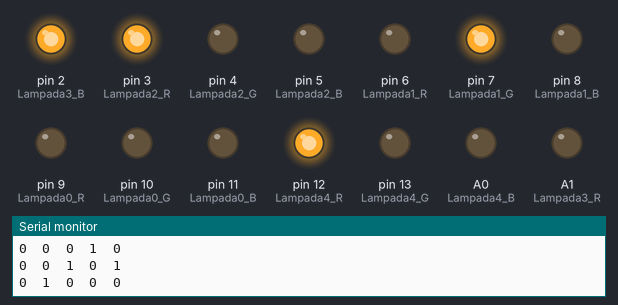
A sketch run on a simulated Arduino Uno, built with avr-gcc and run on an emulated ATmega328P. Parts: output pins drawn as LEDs (lit = HIGH), the last lines printed to the serial monitor. The local clock reads 2024-03-15 10:24:30 at power-on unless the sketch sets it.

Above: at 0.1 s.
At 30.1 s:
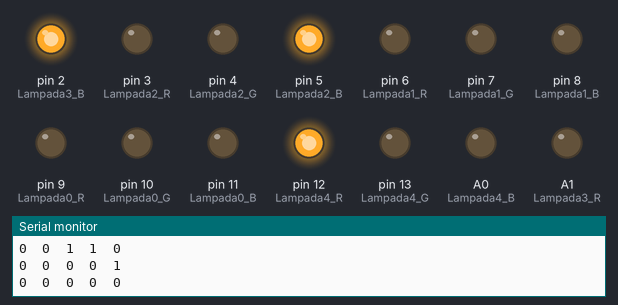
Timing chart, 0 to 31.6 s (numbered marks = the images above):
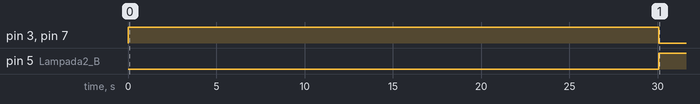

Measured:
- by itself, pin 3 (Lampada2_R), pin 7 (Lampada1_G): HIGH → LOW at 30.0 s
- by itself, pin 5 (Lampada2_B): LOW → HIGH at 30.1 s

The sketch:

FibonacciClock.ino
```cpp
#include "RTClib.h"

RTC_DS1307 rtc;

// Definição dos pinos para as lâmpadas RGB
const int Lampada0_R = 9;   // Pino do componente vermelho da lâmpada 1
const int Lampada0_G = 10;  // Pino do componente verde da lâmpada 1
const int Lampada0_B = 11;  // Pino do componente azul da lâmpada 1

const int Lampada1_R = 6;  // Pino do componente vermelho da lâmpada 2
const int Lampada1_G = 7;  // Pino do componente verde da lâmpada 2
const int Lampada1_B = 8;  // Pino do componente azul da lâmpada 2

const int Lampada2_R = 3;  // Pino do componente vermelho da lâmpada 3
const int Lampada2_G = 4;  // Pino do componente verde da lâmpada 3
const int Lampada2_B = 5;  // Pino do componente azul da lâmpada 3

const int Lampada3_R = A1;  // Pino do componente vermelho da lâmpada 4
const int Lampada3_G = A2;  // Pino do componente verde da lâmpada 4
const int Lampada3_B = 2;   // Pino do componente azul da lâmpada 4

const int Lampada4_R = 12;  // Pino do componente vermelho da lâmpada 5
const int Lampada4_G = 13;  // Pino do componente verde da lâmpada 5
const int Lampada4_B = A0;  // Pino do componente azul da lâmpada 5

int Fibonacci[3][5];

//Manipulacao do hardware
void acenderRelogio(int L[3][5]);
void acendeLampada(int linha, int coluna);
void apagarRelogio();

//Construcao da matriz
void funcionarFClock(int L[3][5]);
void construirFClock(int horas, int min, int L[3][5]);
void mostrarHoras(int F[3][5]);

//Manipulacao da matriz
void criarRelogioHoraZero(int F[3][5]);
void LightA_OffRG(int F[3][5]);
void LimparAzul(int F[3][5]);
void AcendeLinhaVerde(int F[3][5]);
void ApagaLinhaVerde(int F[3][5]);
void AcendeLinhaVermelha(int F[3][5]);
int calcularVerde(int F[3][5]);
int calcularVermelho(int F[3][5]);
void VermelhoMudaPara1Hr(int F[3][5]);
void Aumentar1UniVerde(int F[3][5]);
void Aumentar1UniVermelho(int F[3][5]);

void setup() {
  pinMode(Lampada0_R, OUTPUT);
  pinMode(Lampada0_G, OUTPUT);
  pinMode(Lampada0_B, OUTPUT);
  pinMode(Lampada1_R, OUTPUT);
  pinMode(Lampada1_G, OUTPUT);
  pinMode(Lampada1_B, OUTPUT);
  pinMode(Lampada2_R, OUTPUT);
  pinMode(Lampada2_G, OUTPUT);
  pinMode(Lampada2_B, OUTPUT);
  pinMode(Lampada3_R, OUTPUT);
  pinMode(Lampada3_G, OUTPUT);
  pinMode(Lampada3_B, OUTPUT);
  pinMode(Lampada4_R, OUTPUT);
  pinMode(Lampada4_G, OUTPUT);
  pinMode(Lampada4_B, OUTPUT);
  Serial.begin(9600);
  if (! rtc.begin()) {
    Serial.println("Couldn't find RTC");
    Serial.flush();
    abort();
  }
  DateTime now = rtc.now();
  int horas = now.hour();
  int min = now.minute();
  construirFClock(horas, min, Fibonacci);
  horas = calcularVermelho(Fibonacci);
  min = calcularVerde(Fibonacci)*5;
  String message = String(horas) + " horas e " + String(min) + " minutos";
  Serial.println(message);
  mostrarHoras(Fibonacci);
  acenderRelogio(Fibonacci);
  if(rtc.now().minute() % 5 == 0) {
    delay(300000-(rtc.now().second())*1000);
  }
  else {
    do {
      delay(1000);
    }while(rtc.now().minute() % 5 != 0);
  }
}

void loop() {
  int horas;
  int min;
  funcionarFClock(Fibonacci);
  horas = calcularVermelho(Fibonacci);
  min = calcularVerde(Fibonacci)*5;
  String message = String(horas) + " horas e " + String(min) + " minutos";
  Serial.println(message);
  mostrarHoras(Fibonacci);
  acenderRelogio(Fibonacci);
  delay(300000);
}

//Funcoes--------------------------------------------------------

void funcionarFClock(int L[3][5]) {
    apagarRelogio();
    int Verde = calcularVerde(L);
    int Vermelho = calcularVermelho(L);
    LimparAzul(L);

    if (Verde == 11) {
      ApagaLinhaVerde(L);
      if (Vermelho == 12)
        VermelhoMudaPara1Hr(L);
      else
        Aumentar1UniVermelho(L);
    } else
      Aumentar1UniVerde(L);

    LightA_OffRG(L);
}

void acenderRelogio(int L[3][5]) {
  int linha = 0;
  int coluna = 0;
  while (coluna < 5) {
    linha = 0;
    while (linha < 3 && L[linha][coluna] != 1) {
      linha++;
    }
    if (L[linha][coluna] == 1) {
      acendeLampada(linha, coluna);
    }
    coluna++;
  }
}
void acendeLampada(int linha, int coluna) {  //Acende o LED conforme a cor da Linha

  int pin_R;
  int pin_G;
  int pin_B;
  switch (coluna) {
    case 0:
      pin_R = Lampada0_R;
      pin_G = Lampada0_G;
      pin_B = Lampada0_B;
      break;

    case 1:
      pin_R = Lampada1_R;
      pin_G = Lampada1_G;
      pin_B = Lampada1_B;
      break;

    case 2:
      pin_R = Lampada2_R;
      pin_G = Lampada2_G;
      pin_B = Lampada2_B;
      break;

    case 3:
      pin_R = Lampada3_R;
      pin_G = Lampada3_G;
      pin_B = Lampada3_B;
      break;

    case 4:
      pin_R = Lampada4_R;
      pin_G = Lampada4_G;
      pin_B = Lampada4_B;
      break;
  }

  switch (linha) {
    case 0:  // Azul escuro
      analogWrite(pin_R, 0);
      analogWrite(pin_G, 0);
      analogWrite(pin_B, 255);
      break;

    case 1:  // Vermelho
      analogWrite(pin_R, 255);
      analogWrite(pin_G, 0);
      analogWrite(pin_B, 0);
      break;

    case 2:  // Verde
      analogWrite(pin_R, 0);
      analogWrite(pin_G, 255);
      analogWrite(pin_B, 0);
      break;
  }
}

void apagarRelogio() {
  analogWrite(Lampada0_R, 0);
  analogWrite(Lampada0_G, 0);
  analogWrite(Lampada0_B, 0);

  analogWrite(Lampada1_R, 0);
  analogWrite(Lampada1_G, 0);
  analogWrite(Lampada1_B, 0);

  analogWrite(Lampada2_R, 0);
  analogWrite(Lampada2_G, 0);
  analogWrite(Lampada2_B, 0);

  analogWrite(Lampada3_R, 0);
  analogWrite(Lampada3_G, 0);
  analogWrite(Lampada3_B, 0);

  analogWrite(Lampada4_R, 0);
  analogWrite(Lampada4_G, 0);
  analogWrite(Lampada4_B, 0);
}
void construirFClock(int horas, int min, int L[3][5]) {  //Realiza a construcao inicial da matriz do relogio (provavelmente entra em void setup())
  int R, Q;
  int a, b, c, x;
  criarRelogioHoraZero(L);  //Inicia relogio com zeros
  if (min != 0) {
    R = min % 60;
    Q = min / 60;
    if (Q > 0)
      horas = horas + 1;
    min = R / 5;
  }

  if (horas != 0) {
    R = horas % 12;
    if (R == 0)
      horas = 12;

    else
      horas = R;
  }

  if (min == 11) {
    AcendeLinhaVerde(L);
  }

  else if (min != 0) {
    a = 13;
    b = 8;
    x = min;
    do {
      c = a - b;
      if (x >= c) {
        x = x - c;
        if (c == 5) {
          L[2][c - 1] = 1;
        } else {
          L[2][c] = 1;
        }
      }
      a = b;
      b = c;
    } while (x != 0);
  }

  if (horas == 12) {
    AcendeLinhaVermelha(L);
  } else if (horas != 0) {
    a = 13;
    b = 8;
    x = horas;
    do {
      c = a - b;
      if (x >= c) {
        x = x - c;
        if (c == 1 || c == 5) {
          L[1][c - 1] = 1;
        } else {
          L[1][c] = 1;
        }
      }
      a = b;
      b = c;
    } while (x != 0);
  }

  LightA_OffRG(L);
}

void mostrarHoras(int F[3][5]) {
  for (int i = 0; i < 3; i++) {
    for (int j = 0; j < 5; j++) {
      Serial.print(F[i][j]);
      Serial.print("\t");  // Adiciona uma tabulação para separar os elementos
    }
    Serial.print("\n");  // Pula para a próxima linha após imprimir uma linha completa
  }
  Serial.print("\n");
}

void criarRelogioHoraZero(int F[3][5]) {
  for (int j = 0; j <= 2; j++)
    for (int k = 0; k <= 4; k++)
      F[j][k] = 0;
}

void LightA_OffRG(int F[3][5]) {  //Acende Azul de uma coluna e apaga vermelho e verde
  for (int j = 1; j <= 4; j++)
    if ((F[1][j] == 1) && (F[2][j] == 1)) {
      F[0][j] = 1;
      F[1][j] = 0;
      F[2][j] = 0;
    } else
      F[0][j] = 0;
}
void LimparAzul(int F[3][5]) {  //Deve limpar o azul de uma coluna se ele estiver aceso e acender o verde e vermelho
  for (int j = 1; j <= 4; j++)
    if (F[0][j] == 1) {
      F[0][j] = 0;
      F[1][j] = 1;
      F[2][j] = 1;
    }
}

void AcendeLinhaVerde(int F[3][5]) {
  for (int j = 1; j <= 4; j++) {
    F[2][j] = 1;
  }
}

void ApagaLinhaVerde(int F[3][5]) {
  for (int j = 1; j <= 4; j++) {
    F[2][j] = 0;
  }
}

void AcendeLinhaVermelha(int F[3][5]) {
  for (int j = 0; j <= 4; j++) {
    F[1][j] = 1;
  }
}

int calcularVerde(int F[3][5]) {  //Determina o valor de verde para verificar se nao chegou em seu limite (11)
  int P[] = { 1, 1, 2, 3, 5 };
  int Verde = 0;
  int j;
  for (int i = 0; i <= 1; i++) {
    j = 2 * i;
    for (int k = 0; k <= 4; k++)
      Verde = Verde + F[j][k] * P[k];
  }
  return Verde;
}

int calcularVermelho(int F[3][5]) {  //Determina o valor de vermelho para verificar se nao chegou em seu limite (12)
  int P[] = { 1, 1, 2, 3, 5 };
  int Vermelho = 0;
  for (int i = 0; i <= 1; i++) {
    for (int k = 0; k <= 4; k++)
      Vermelho = Vermelho + F[i][k] * P[k];
  }
  return Vermelho;
}

void VermelhoMudaPara1Hr(int F[3][5]) {  //Quando vermelho atinge o limite, reseta a linha vermelha (1 0 0 0 0)
  F[1][0] = 1;
  for (int j = 1; j <= 4; j++)
    F[1][j] = 0;
}
void Aumentar1UniVerde(int F[3][5]) {  //Determina o aumento de 1 unidade de verde na tabela de acordo com os pesos de cada coluna
  if (F[2][1] == 0)
    F[2][1] = 1;

  else if (F[2][2] == 0) {
    F[2][1] = 0;
    F[2][2] = 1;
  }

  else if (F[2][3] == 0) {
    F[2][2] = 0;
    F[2][3] = 1;
  }

  else {
    F[2][1] = 0;
    F[2][3] = 0;
    F[2][4] = 1;
  }
}

void Aumentar1UniVermelho(int F[3][5]) {  //Determina o aumento de 1 unidade de vermelho na tabela de acordo com os pesos de cada coluna
  if (F[1][0] == 0)
    F[1][0] = 1;

  else if (F[1][2] == 0) {
    F[1][0] = 0;
    F[1][2] = 1;
  }

  else if (F[1][3] == 0) {
    F[1][2] = 0;
    F[1][3] = 1;
  }

  else if (F[1][4] == 0) {
    F[1][0] = 0;
    F[1][3] = 0;
    F[1][4] = 1;
  }

  else {
    F[1][1] = 1;
  }
}
```
